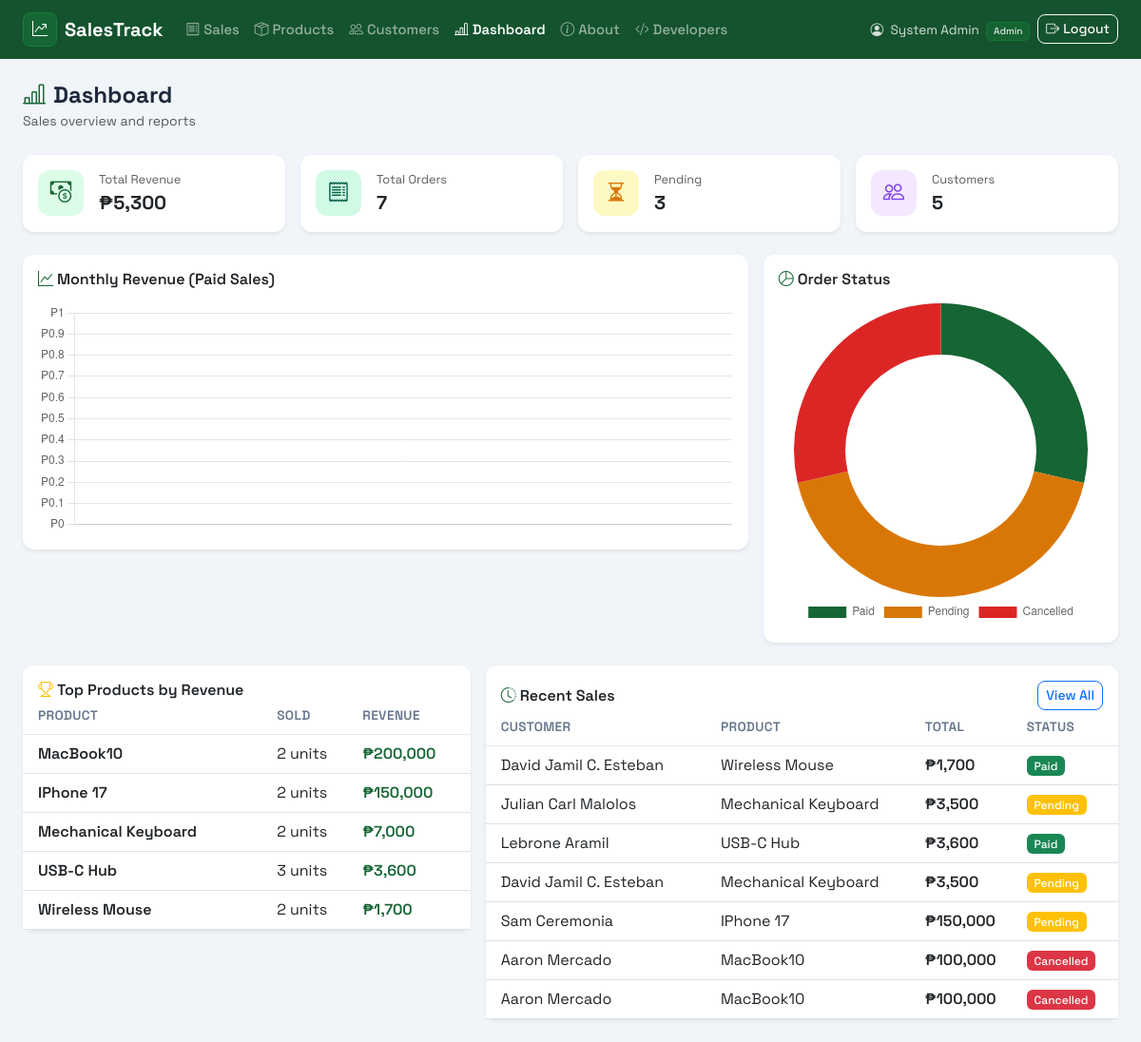
/dashboard.php (signed in), run on the app's committed database.
### tables this page shows
CREATE TABLE IF NOT EXISTS sales (
    id INT AUTO_INCREMENT PRIMARY KEY,
    customer_id INT NOT NULL,
    product_id INT NOT NULL,
    quantity INT NOT NULL,
    unit_price DECIMAL(10,2) NOT NULL,
    total_amount DECIMAL(10,2) NOT NULL,
    sale_date DATE NOT NULL,
    payment_status ENUM('paid','pending','cancelled') DEFAULT 'pending',
    notes TEXT,
    created_by INT,
    created_at TIMESTAMP DEFAULT CURRENT_TIMESTAMP,
    FOREIGN KEY (customer_id) REFERENCES customers(id),
    FOREIGN KEY (product_id) REFERENCES products(id)
);

CREATE TABLE IF NOT EXISTS customers (
    id INT AUTO_INCREMENT PRIMARY KEY,
    customer_name VARCHAR(100) NOT NULL,
    email VARCHAR(100),
    phone VARCHAR(20),
    address TEXT,
    created_at TIMESTAMP DEFAULT CURRENT_TIMESTAMP
);

CREATE TABLE IF NOT EXISTS products (
    id INT AUTO_INCREMENT PRIMARY KEY,
    product_name VARCHAR(100) NOT NULL,
    category VARCHAR(50) NOT NULL,
    unit_price DECIMAL(10,2) NOT NULL,
    stock_quantity INT NOT NULL DEFAULT 0,
    created_at TIMESTAMP DEFAULT CURRENT_TIMESTAMP
);

### dashboard.php (the view, shortened to what this page needs)
<?php
require_once 'config.php';
$total_sales    = mysqli_fetch_assoc(mysqli_query($conn,"SELECT SUM(total_amount) AS total FROM sales WHERE payment_status='paid'"))['total'] ?? 0;
$total_orders   = mysqli_fetch_assoc(mysqli_query($conn,"SELECT COUNT(*) AS cnt FROM sales"))['cnt'];
$pending_count  = mysqli_fetch_assoc(mysqli_query($conn,"SELECT COUNT(*) AS cnt FROM sales WHERE payment_status='pending'"))['cnt'];
$total_customers= mysqli_fetch_assoc(mysqli_query($conn,"SELECT COUNT(*) AS cnt FROM customers"))['cnt'];
$months=[]; $totals=[];
$top_products = mysqli_query($conn,
    "SELECT p.product_name, SUM(s.quantity) AS total_sold, SUM(s.total_amount) AS revenue
     FROM sales s JOIN products p ON s.product_id=p.id
     GROUP BY s.product_id ORDER BY revenue DESC LIMIT 5");
$recent = mysqli_query($conn,
    "SELECT s.*, c.customer_name, p.product_name FROM sales s
     JOIN customers c ON s.customer_id=c.id JOIN products p ON s.product_id=p.id
     ORDER BY s.created_at DESC LIMIT 7");
$paid      = mysqli_fetch_assoc(mysqli_query($conn,"SELECT COUNT(*) AS c FROM sales WHERE payment_status='paid'"))['c'];
$pending   = mysqli_fetch_assoc(mysqli_query($conn,"SELECT COUNT(*) AS c FROM sales WHERE payment_status='pending'"))['c'];
$cancelled = mysqli_fetch_assoc(mysqli_query($conn,"SELECT COUNT(*) AS c FROM sales WHERE payment_status='cancelled'"))['c'];
?>
<!DOCTYPE html>
<html lang="en">
<head>
    <link href="https://cdn.jsdelivr.net/npm/bootstrap@5.3.0/dist/css/bootstrap.min.css" rel="stylesheet">
    <link rel="stylesheet" href="https://cdn.jsdelivr.net/npm/bootstrap-icons@1.11.0/font/bootstrap-icons.css">
    <link rel="stylesheet" href="assets/styles.css">
</head>
<body>
<?php include 'navbar.php'; ?>
<div class="container-fluid px-4 py-4">
    <div class="mb-4">
        <h4 class="fw-bold mb-0"><i class="bi bi-bar-chart-line me-2" style="color:#166534;"></i>Dashboard</h4>
        <small class="text-muted">Sales overview and reports</small>
    </div>
    <div class="row g-3 mb-4">
        <div class="col-md-3 col-6">
            <div class="card border-0 shadow-sm h-100">
                <div class="card-body d-flex align-items-center gap-3">
                    <div style="background:#dcfce7;color:#166534;width:48px;height:48px;border-radius:12px;display:flex;align-items:center;justify-content:center;font-size:1.4rem;">
                        <i class="bi bi-cash-coin"></i>
                    </div>
                    <div>
                        <div class="text-muted" style="font-size:.8rem;">Total Revenue</div>
                        <div class="fw-bold fs-5">₱<?= number_format($total_sales,0) ?></div>
                    </div>
                </div>
            </div>
        </div>
        <div class="col-md-3 col-6">
            <div class="card border-0 shadow-sm h-100">
                <div class="card-body d-flex align-items-center gap-3">
                    <div style="background:#d1fae5;color:#065f46;width:48px;height:48px;border-radius:12px;display:flex;align-items:center;justify-content:center;font-size:1.4rem;">
                        <i class="bi bi-receipt"></i>
                    </div>
                    <div>
                        <div class="text-muted" style="font-size:.8rem;">Total Orders</div>
                        <div class="fw-bold fs-5"><?= $total_orders ?></div>
                    </div>
                </div>
            </div>
        </div>
        <div class="col-md-3 col-6">
            <div class="card border-0 shadow-sm h-100">
                <div class="card-body d-flex align-items-center gap-3">
                    <div style="background:#fef9c3;color:#d97706;width:48px;height:48px;border-radius:12px;display:flex;align-items:center;justify-content:center;font-size:1.4rem;">
                        <i class="bi bi-hourglass-split"></i>
                    </div>
                    <div>
                        <div class="text-muted" style="font-size:.8rem;">Pending</div>
                        <div class="fw-bold fs-5"><?= $pending_count ?></div>
                    </div>
                </div>
            </div>
        </div>
        <div class="col-md-3 col-6">
            <div class="card border-0 shadow-sm h-100">
                <div class="card-body d-flex align-items-center gap-3">
                    <div style="background:#f3e8ff;color:#7c3aed;width:48px;height:48px;border-radius:12px;display:flex;align-items:center;justify-content:center;font-size:1.4rem;">
                        <i class="bi bi-people"></i>
                    </div>
                    <div>
                        <div class="text-muted" style="font-size:.8rem;">Customers</div>
                        <div class="fw-bold fs-5"><?= $total_customers ?></div>
                    </div>
                </div>
            </div>
        </div>
    </div>
    <div class="row g-3 mb-4">
        <div class="col-md-8">
            <div class="card border-0 shadow-sm">
                <div class="card-header bg-white border-0 pt-3 pb-0">
                    <h6 class="fw-600 mb-0"><i class="bi bi-graph-up me-1" style="color:#166534;"></i>Monthly Revenue (Paid Sales)</h6>
                </div>
                <div class="card-body">
                    <canvas id="monthlyChart" height="100"></canvas>
                </div>
            </div>
        </div>
        <div class="col-md-4">
            <div class="card border-0 shadow-sm">
                <div class="card-header bg-white border-0 pt-3 pb-0">
                    <h6 class="fw-600 mb-0"><i class="bi bi-pie-chart me-1" style="color:#166534;"></i>Order Status</h6>
                </div>
                <div class="card-body d-flex justify-content-center">
                    <canvas id="statusChart" height="140"></canvas>
                </div>
            </div>
        </div>
    </div>
    <div class="row g-3">
        <div class="col-md-5">
            <div class="card border-0 shadow-sm">
                <div class="card-header bg-white border-0 pt-3 pb-0">
                    <h6 class="fw-600 mb-0"><i class="bi bi-trophy me-1 text-warning"></i>Top Products by Revenue</h6>
                </div>
                <div class="card-body p-0">
                    <table class="table table-hover align-middle mb-0">
                        <thead style="background:#f0fdf4;"><tr><th class="px-3">Product</th><th>Sold</th><th>Revenue</th></tr></thead>
                        <tbody>
                        <?php while($r=mysqli_fetch_assoc($top_products)): ?>
                            <tr>
                                <td class="px-3 fw-600"><?= htmlspecialchars($r['product_name']) ?></td>
                                <td><?= $r['total_sold'] ?> units</td>
                                <td class="fw-600" style="color:#166534;">₱<?= number_format($r['revenue'],0) ?></td>
                            </tr>
                        <?php endwhile; ?>
                        </tbody>
                    </table>
                </div>
            </div>
        </div>
        <div class="col-md-7">
            <div class="card border-0 shadow-sm">
                <div class="card-header bg-white border-0 pt-3 pb-0 d-flex justify-content-between align-items-center">
                    <h6 class="fw-600 mb-0"><i class="bi bi-clock-history me-1" style="color:#166534;"></i>Recent Sales</h6>
                    <a href="index.php" class="btn btn-sm btn-outline-primary">View All</a>
                </div>
                <div class="card-body p-0">
                    <div class="table-responsive">
                        <table class="table table-hover align-middle mb-0">
                            <thead style="background:#f0fdf4;"><tr><th class="px-3">Customer</th><th>Product</th><th>Total</th><th>Status</th></tr></thead>
                            <tbody>
                            <?php while($r=mysqli_fetch_assoc($recent)): ?>
                                <tr>
                                    <td class="px-3"><?= htmlspecialchars($r['customer_name']) ?></td>
                                    <td><?= htmlspecialchars($r['product_name']) ?></td>
                                    <td class="fw-600">₱<?= number_format($r['total_amount'],0) ?></td>
                                    <td>
                                        <?php $b=['paid'=>'success','pending'=>'warning','cancelled'=>'danger'][$r['payment_status']]??'secondary'; ?>
                                        <span class="badge bg-<?= $b ?>"><?= ucfirst($r['payment_status']) ?></span>
                                    </td>
                                </tr>
                            <?php endwhile; ?>
                            </tbody>
                        </table>
                    </div>
                </div>
            </div>
        </div>
    </div>
</div>
<script>
// Monthly Chart - Forest Green
new Chart(document.getElementById('monthlyChart'), {
    type: 'bar',
    data: {
        labels: <?= json_encode($months) ?>,
        datasets: [{
            label: 'Revenue (₱)',
            data: <?= json_encode($totals) ?>,
            backgroundColor: '#166534',
            borderRadius: 6
        }]
    },
    options: {
        plugins: { legend: { display: false } },
        scales: { y: { ticks: { callback: v => '₱'+v.toLocaleString() } } }
    }
});
// Status Doughnut
new Chart(document.getElementById('statusChart'), {
    type: 'doughnut',
    data: {
        labels: ['Paid','Pending','Cancelled'],
        datasets: [{
            data: [<?= $paid ?>, <?= $pending ?>, <?= $cancelled ?>],
            backgroundColor: ['#166534','#d97706','#dc2626'],
            borderWidth: 0
        }]
    },
    options: { plugins: { legend: { position: 'bottom' } }, cutout: '65%' }
});
</script>
</body>
</html>

### assets/styles.css (style rules this page uses)
:root { --primary: #166534; --primary-hover: #14532d; --primary-light: #dcfce7; --primary-focus: rgba(22,101,52,.12); }
body { font-family: 'Space Grotesk', sans-serif; background: #f1f5f9; color: #1e293b; }
.fw-600 { font-weight: 600; }
.card { border-radius: 12px; }
.card-header { border-radius: 12px 12px 0 0 !important; }
.btn { font-weight: 500; border-radius: 8px; }
.table th { font-weight: 600; font-size: .85rem; text-transform: uppercase; letter-spacing: .03em; color: #64748b; border-bottom: 1px solid #e2e8f0; }
.table td { vertical-align: middle; }
.badge { font-weight: 500; }

### data on the page
sales: customer.customer_name "David Jamil C. Esteban", product.product_name "Wireless Mouse", total_amount "1,700", payment_status "Paid"
sales: customer.customer_name "Julian Carl Malolos", product.product_name "Mechanical Keyboard", total_amount "3,500", payment_status "Pending"
sales: customer.customer_name "Lebrone Aramil", product.product_name "USB-C Hub", total_amount "3,600", payment_status "Paid"
sales: customer.customer_name "David Jamil C. Esteban", product.product_name "Mechanical Keyboard", total_amount "3,500", payment_status "Pending"
sales: customer.customer_name "Sam Ceremonia", product.product_name "IPhone 17", total_amount "150,000", payment_status "Pending"
sales: customer.customer_name "Aaron Mercado", product.product_name "MacBook10", total_amount "100,000", payment_status "Cancelled"
sales: customer.customer_name "Aaron Mercado", product.product_name "MacBook10", total_amount "100,000", payment_status "Cancelled"

### other printed values
$_SESSION['full_name'] "System Admin"
$_SESSION['role'] "Admin"
$total_sales "5,300"
$total_orders "7"
$pending_count "3"
$total_customers "5"
$r['product_name'] "MacBook10"
$r['total_sold'] "2"
$r['revenue'] "200,000"
$r['product_name'] "IPhone 17"
$r['revenue'] "150,000"
$r['product_name'] "Mechanical Keyboard"
$r['revenue'] "7,000"
$r['product_name'] "USB-C Hub"
$r['total_sold'] "3"
